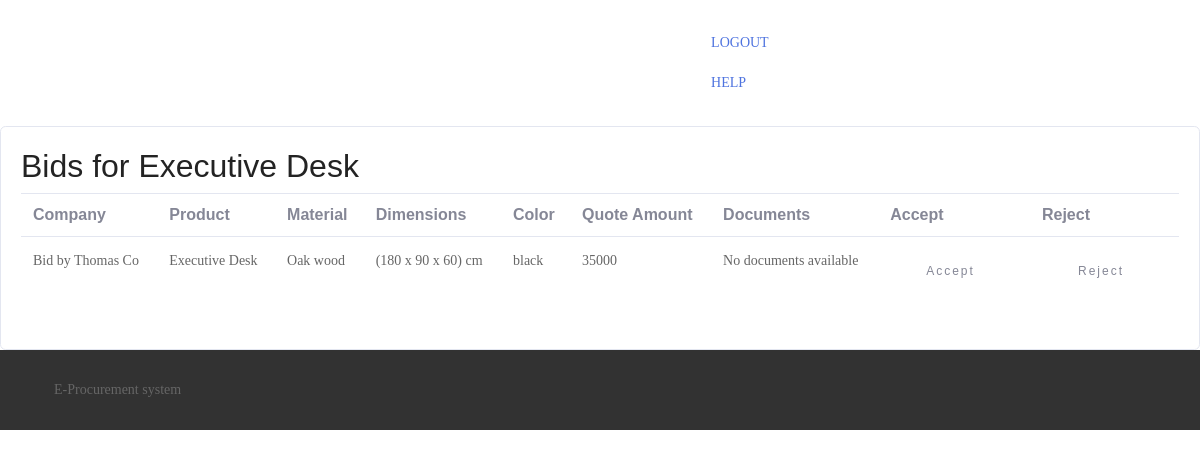
Page /buyer/listfurn1 (signed in) on the earlier database version.
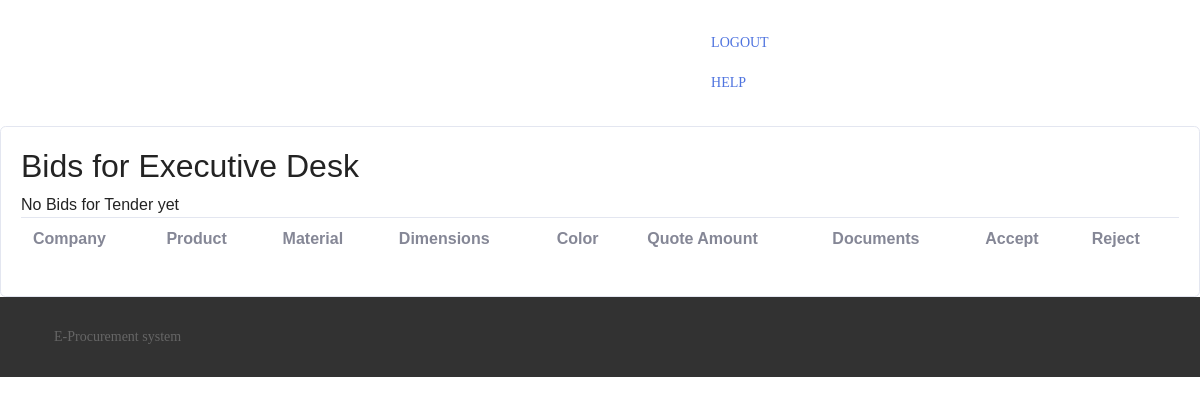
Same page on the later database version.
### create_bids/models.py (models this page shows, shortened)
class FurnitureBid(models.Model):
    user = models.ForeignKey("auth.User", on_delete=models.CASCADE)
    Tender_ID = models.ForeignKey(FurnitureTender, on_delete=models.CASCADE)
    Product = models.CharField(max_length=100)
    Dimensions = models.CharField(max_length=80)
    Material = models.CharField(max_length=80)
    Color = models.CharField(max_length=80)
    Quote_amount = models.PositiveIntegerField()
    bid_award = models.CharField(max_length=10, default='null')
    date_created = models.DateTimeField(auto_now=True)
    Bid_documents_url = models.FileField(upload_to='bid/documents/', null=True, blank=True)
    class Meta:
        ordering = ['-date_created']

### core/models.py (models this page shows, shortened)
class Profile(models.Model):
    user = models.OneToOneField(User, on_delete=models.CASCADE)
    account_type = models.CharField(max_length=500, blank=False)
    company_name = models.CharField(max_length=30, blank=False)
    creationDate = models.DateField(auto_now=True)

### approve_bids/views.py (the view)
# urls.py: path('listfurn<int:bid_id>', views.bid_furn_tender_list, name='acceptFurn'),
@login_required
def bid_furn_tender_list(request, bid_id):
    bids = FurnitureBid.objects.filter(Tender_ID_id=bid_id, bid_award='null')
    tender = FurnitureTender.objects.get(pk=bid_id)
    context = {
        'fbids': bids,
        'tender': tender
    }
    return render(request, 'approve_bids/furnTenderBid.html', context)

### templates/approve_bids/furnTenderBid.html (shortened to what the changed rows need)
<html lang="en">
<head>
    {% load static %}
    <link href="{% static "create_tender/css/bootstrap.min.css" %}" rel="stylesheet">
    <link href="{% static "create_tender/css/main.css" %}" rel="stylesheet">
    <link href="{% static 'create_tender/vendor/mdi-font/css/material-design-iconic-font.min.css' %}" rel="stylesheet"
          media="all">
    <link rel="stylesheet" href="{% static 'home/assets/bootstrap/css/bootstrap.min.css' %}">
    <link rel="stylesheet" href="{% static 'home/assets/socicon/css/socicon.min.css' %}">
    <link rel="stylesheet" href="{% static 'home/assets/theme/css/style.css' %}">
    <link rel="stylesheet" href="{% static 'home/assets/animate.css/animate.min.css' %}">
</head>
<body>
<div class="page-wrapper bg-blue p-t-100 p-b-100 font-robo">
    <div class="">
        <div class="card card-1">
            <div class="card-body">
                <h2 class="title">Bids for {{ tender.Product }}</h2>
                <table class="table">
                    <tr>
                        <th>
                            Company
                        </th>
                        <th>
                            Product
                        </th>
                        <th>
                            Material
                        </th>
                        <th>
                            Dimensions
                        </th>
                        <th>
                            Color
                        </th>
                        <th>
                            Quote Amount
                        </th>
                        <th>
                            Documents
                        </th>
                        <th>
                            Accept
                        </th>
                        <th>
                            Reject
                        </th>
                    </tr>
                    {% for bid in fbids %}
                        <tr>
                            <td>
                                <a href="{% url 'furnUserInfo' bid.pk %}">
                                    <p>Bid by {{ bid.user.profile.company_name }}</p>
                                </a>
                            </td>
                            <td>
                                <p>{{ bid.Product }}</p>
                            </td>
                            <td>
                                <p>{{ bid.Material }}</p>
                            </td>
                            <td>
                                <p>{{ bid.Dimensions }}</p>
                            </td>
                            <td>
                                <p>{{ bid.Color }}</p>
                            </td>
                            <td>
                                <p>{{ bid.Quote_amount }}</p>
                            </td>
                            <td>
                                {% if bid.Bid_documents_url %}
                                    <a class="btn btn--green">Download</a>
                                {% else %}
                                    <p>No documents available</p>
                                {% endif %}
                            </td>
                            <td>
                                <form method="post" action="{% url 'approveFurnBid' bid.id %}">
                                    <button class="btn btn--def" type="submit">Accept</button>
                                </form>
                            </td>
                            <td>
                                <form method="post" action="{% url 'furnRejectBid' bid.id %}">
                                    <button class="btn btn--red" type="submit">Reject</button>
                                </form>
                            </td>
                        </tr>
                    {% empty %}
                        <li>No Bids for Tender yet</li>
                    {% endfor %}
                </table>
            </div>
        </div>
    </div>
</div>
</body>
</html>

Differences in the rows shown:
no longer on this page (row edited): FurnitureBid: user.profile.company_name "Thomas Co", Product "Executive Desk", Material "Oak wood", Dimensions "(180 x 90 x 60) cm", Color "black", Quote_amount "35000", Bid_documents_url "No documents available"
Other differences:
text now shown: "No Bids for Tender yet"
